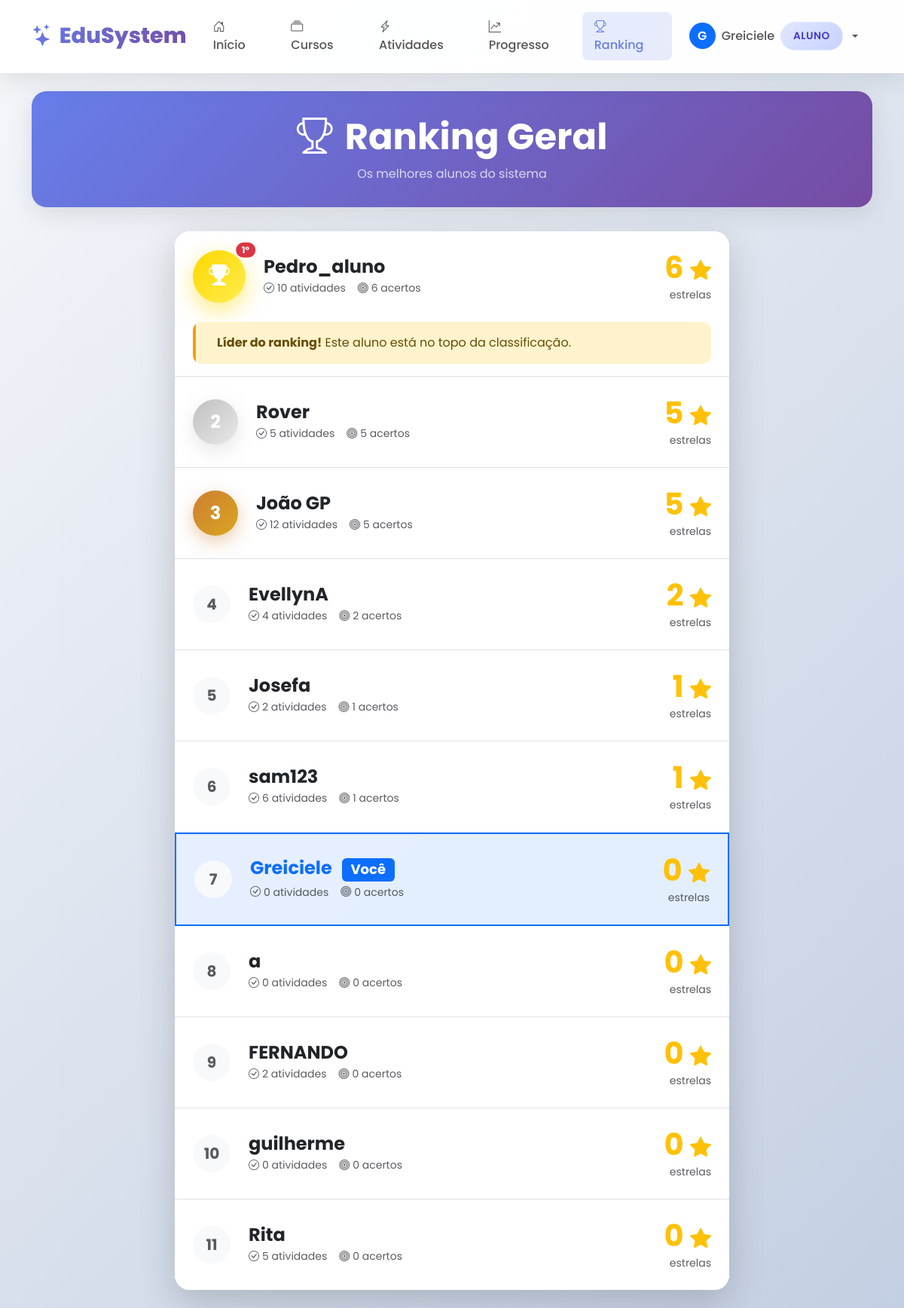
Before: /aluno/ranking (signed in) with the older database file.
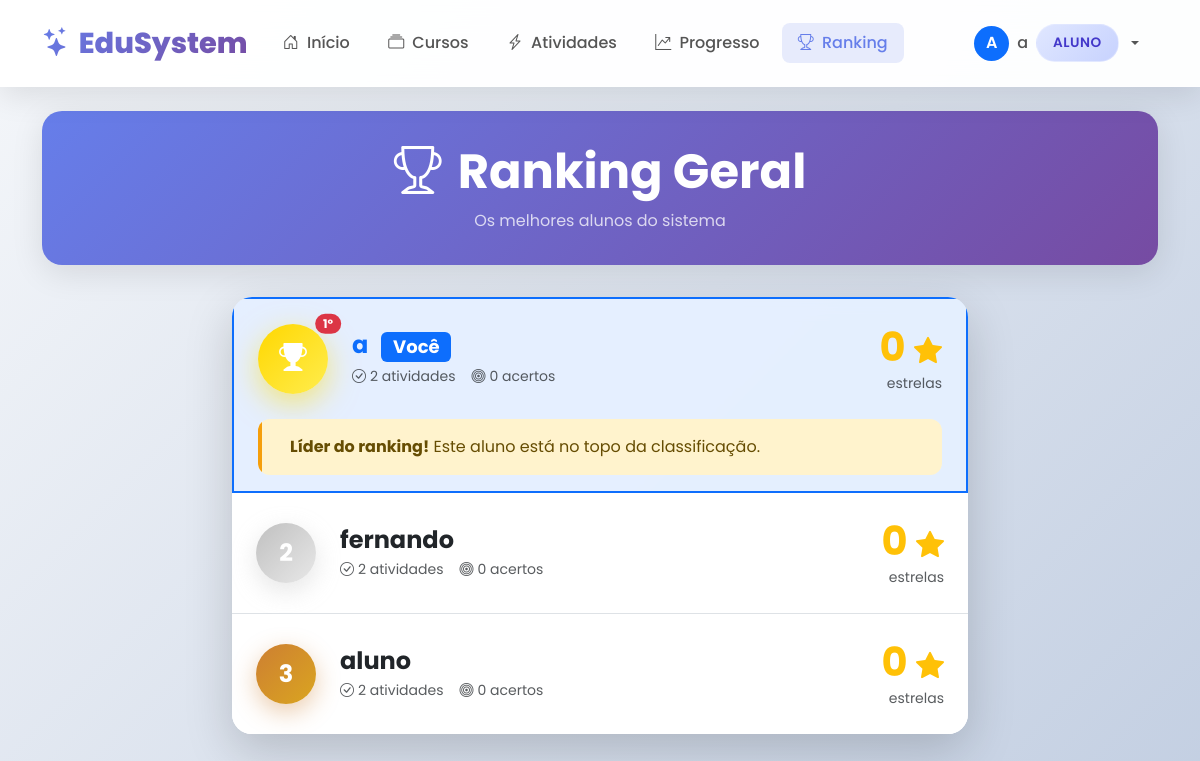
After: the same page with the newer database file.
### tables this page shows
CREATE TABLE usuarios (
            id INTEGER PRIMARY KEY AUTOINCREMENT,
            nome TEXT UNIQUE NOT NULL,
            senha TEXT NOT NULL,
            tipo TEXT NOT NULL CHECK(tipo IN ('aluno', 'professor', 'coordenador')),
            data_cadastro TIMESTAMP DEFAULT CURRENT_TIMESTAMP
        );

### app.py (the view)
@app.route('/aluno/ranking')
@login_required
@aluno_required
def aluno_ranking():
    conn = conectar()
    cursor = conn.cursor()
    cursor.execute("""
        SELECT u.nome,
               COALESCE(SUM(p.estrelas_ganhas), 0) as estrelas,
               COUNT(p.id) as atividades,
               SUM(CASE WHEN p.acertou = 1 THEN 1 ELSE 0 END) as acertos
        FROM usuarios u
        LEFT JOIN progresso p ON u.id = p.aluno_id
        WHERE u.tipo = 'aluno'
        GROUP BY u.id, u.nome
        ORDER BY estrelas DESC, acertos DESC
    """)
    ranking = cursor.fetchall()
    conn.close()
    return render_template('aluno/ranking.html', ranking=ranking)

### app.py (called while the page is built)
def conectar():
    conn = sqlite3.connect(DB_NAME)
    conn.row_factory = sqlite3.Row
    return conn

def login_required(f):
    @wraps(f)
    def decorated_function(*args, **kwargs):
        if 'user_id' not in session:
            return redirect(url_for('login'))
        return f(*args, **kwargs)
    return decorated_function

def aluno_required(f):
    @wraps(f)
    def decorated_function(*args, **kwargs):
        if session.get('tipo') != 'aluno':
            flash('Acesso restrito a alunos!', 'danger')
            return redirect(url_for('dashboard'))
        return f(*args, **kwargs)
    return decorated_function

### templates/aluno/ranking.html (shortened to what the changed rows need)
{% extends "base.html" %}
{% block content %}
<div class="page-header text-center" style="background: var(--primary-gradient); color: white; border: none;">
    <div class="w-100">
        <h1 class="fw-bold mb-2" style="font-size: 3rem; color: white;">
            <i class="bi bi-trophy me-3"></i>Ranking Geral
        </h1>
    </div>
</div>
<div class="row justify-content-center">
    <div class="col-lg-8">
        {% if ranking %}
        <div class="card border-0 shadow-lg">
            <div class="list-group list-group-flush">
                {% for aluno in ranking %}
                <div class="list-group-item p-0 {{ 'bg-primary bg-opacity-10 border-primary border-2' if aluno.nome == session.nome else '' }}">
                    <div class="d-flex align-items-center p-4">
                        <div class="flex-shrink-0">
                            {% if loop.index == 1 %}
                            <div class="position-relative">
                                <div class="rounded-circle d-flex align-items-center justify-content-center"
                                     style="width: 70px; height: 70px; background: linear-gradient(135deg, #ffd700, #ffed4e); box-shadow: 0 10px 30px rgba(255, 215, 0, 0.5); animation: pulse-glow 2s infinite;">
                                    <i class="bi bi-trophy-fill text-white fs-3"></i>
                                </div>
                                <span class="position-absolute top-0 start-100 translate-middle badge rounded-pill bg-danger">
                                    1º
                                </span>
                            </div>
                            {% elif loop.index == 2 %}
                            <div class="rounded-circle d-flex align-items-center justify-content-center"
                                 style="width: 60px; height: 60px; background: linear-gradient(135deg, #c0c0c0, #e8e8e8); box-shadow: 0 8px 25px rgba(192, 192, 192, 0.4);">
                                <span class="fw-bold text-white fs-4">2</span>
                            </div>
                            {% elif loop.index == 3 %}
                            <div class="rounded-circle d-flex align-items-center justify-content-center"
                                 style="width: 60px; height: 60px; background: linear-gradient(135deg, #cd7f32, #daa520); box-shadow: 0 8px 25px rgba(205, 127, 50, 0.4);">
                                <span class="fw-bold text-white fs-4">3</span>
                            </div>
                            {% else %}
                            <div class="rounded-circle d-flex align-items-center justify-content-center bg-light"
                                 style="width: 50px; height: 50px;">
                                <span class="fw-bold text-muted fs-5">{{ loop.index }}</span>
                            </div>
                            {% endif %}
                        </div>
                        <div class="flex-grow-1 ms-4">
                            <h4 class="fw-bold mb-1 {{ 'text-primary' if aluno.nome == session.nome else '' }}">
                                {{ aluno.nome }}
                                {% if aluno.nome == session.nome %}
                                <span class="badge bg-primary ms-2">Você</span>
                                {% endif %}
                            </h4>
                            <div class="d-flex gap-3 text-muted small">
                                <span><i class="bi bi-check-circle me-1"></i>{{ aluno.atividades }} atividades</span>
                                <span><i class="bi bi-bullseye me-1"></i>{{ aluno.acertos }} acertos</span>
                            </div>
                        </div>
                        <div class="flex-shrink-0 text-end">
                            <div class="display-6 fw-bold text-warning">
                                {{ aluno.estrelas }} <i class="bi bi-star-fill fs-3"></i>
                            </div>
                            <small class="text-muted">estrelas</small>
                        </div>
                    </div>
                    {% if loop.index == 1 %}
                    <div class="px-4 pb-3">
                        <div class="alert alert-warning bg-opacity-25 border-0 mb-0">
                            <strong>Líder do ranking!</strong> Este aluno está no topo da classificação.
                        </div>
                    </div>
                    {% endif %}
                </div>
                {% endfor %}
            </div>
        </div>
        {% endif %}
    </div>
</div>
{% endblock %}

### templates/base.html (shortened to what this page needs)
<!DOCTYPE html>
<html lang="pt-BR">
<head>
    <link href="https://cdn.jsdelivr.net/npm/bootstrap@5.3.0/dist/css/bootstrap.min.css" rel="stylesheet">
    <link rel="stylesheet" href="https://cdn.jsdelivr.net/npm/bootstrap-icons@1.10.0/font/bootstrap-icons.css">
</head>
<body>
    {% if session.user_id %}
    <nav class="navbar navbar-expand-lg sticky-top">
        <div class="container">
            <a class="navbar-brand" href="{{ url_for('dashboard') }}">
                <i class="bi bi-stars me-2"></i>EduSystem
            </a>
            <div class="collapse navbar-collapse" id="navbarNav">
                <ul class="navbar-nav me-auto">
                    {% if session.tipo == 'aluno' %}
                    <li class="nav-item">
                        <a class="nav-link {{ 'active' if request.endpoint == 'aluno_dashboard' }}" href="{{ url_for('aluno_dashboard') }}">
                            <i class="bi bi-house-door me-1"></i> Início
                        </a>
                    </li>
                    <li class="nav-item">
                        <a class="nav-link {{ 'active' if request.endpoint == 'aluno_cursos' }}" href="{{ url_for('aluno_cursos') }}">
                            <i class="bi bi-collection me-1"></i> Cursos
                        </a>
                    </li>
                    <li class="nav-item">
                        <a class="nav-link {{ 'active' if request.endpoint == 'aluno_atividade' }}" href="{{ url_for('aluno_atividade') }}">
                            <i class="bi bi-lightning-charge me-1"></i> Atividades
                        </a>
                    </li>
                    <li class="nav-item">
                        <a class="nav-link {{ 'active' if request.endpoint == 'aluno_progresso' }}" href="{{ url_for('aluno_progresso') }}">
                            <i class="bi bi-graph-up-arrow me-1"></i> Progresso
                        </a>
                    </li>
                    <li class="nav-item">
                        <a class="nav-link {{ 'active' if request.endpoint == 'aluno_ranking' }}" href="{{ url_for('aluno_ranking') }}">
                            <i class="bi bi-trophy me-1"></i> Ranking
                        </a>
                    </li>
                    {% endif %}
                </ul>
                <ul class="navbar-nav">
                    <li class="nav-item dropdown">
                        <a class="nav-link dropdown-toggle d-flex align-items-center gap-2" href="#" id="userDropdown" role="button" data-bs-toggle="dropdown">
                            <div class="bg-primary text-white rounded-circle d-flex align-items-center justify-content-center" style="width: 35px; height: 35px; font-weight: 600;">
                                {{ session.nome[0].upper() }}
                            </div>
                            <span>{{ session.nome }}</span>
                            <span class="tipo-badge tipo-{{ session.tipo }}">{{ session.tipo }}</span>
                        </a>
                    </li>
                </ul>
            </div>
        </div>
    </nav>
    {% endif %}
    <div class="container py-4">
        {% block content %}{% endblock %}
    </div>
</body>
</html>

Changed rows visible on the page:
removed usuarios: shows "1º", nome "Pedro_aluno", atividades "10", acertos "6", estrelas "6", shows "Líder do ranking!"
removed usuarios: shows "2", nome "Rover", atividades "5", acertos "5", estrelas "5"
removed usuarios: shows "3", nome "João GP", atividades "12", acertos "5", estrelas "5"
removed usuarios: nome "EvellynA", atividades "4", acertos "2", estrelas "2"
removed usuarios: nome "Josefa", atividades "2", acertos "1", estrelas "1"
removed usuarios: nome "sam123", atividades "6", acertos "1", estrelas "1"
no longer on this page (row edited): usuarios: nome "a", atividades "0", acertos "0", estrelas "0"
removed usuarios: nome "FERNANDO", atividades "2", acertos "0", estrelas "0"
removed usuarios: nome "guilherme", atividades "0", acertos "0", estrelas "0"
removed usuarios: nome "Rita", atividades "5", acertos "0", estrelas "0"
changed usuarios (number 1 of 3 on the later page): nome "Greiciele" → "a"; atividades "0" → "2"; nome "Greiciele" → (not shown); now shows "1º Líder do ranking! Este aluno está no topo da classificação."
now on this page (row edited): usuarios: shows "2", nome "fernando", atividades "2", acertos "0", estrelas "0"
now on this page (row edited): usuarios: shows "3", nome "aluno", atividades "2", acertos "0", estrelas "0"
Other visible differences:
{{ session.nome[0].upper() }}: "G" → "A"
{{ session.nome }}: (not shown) → "a"
